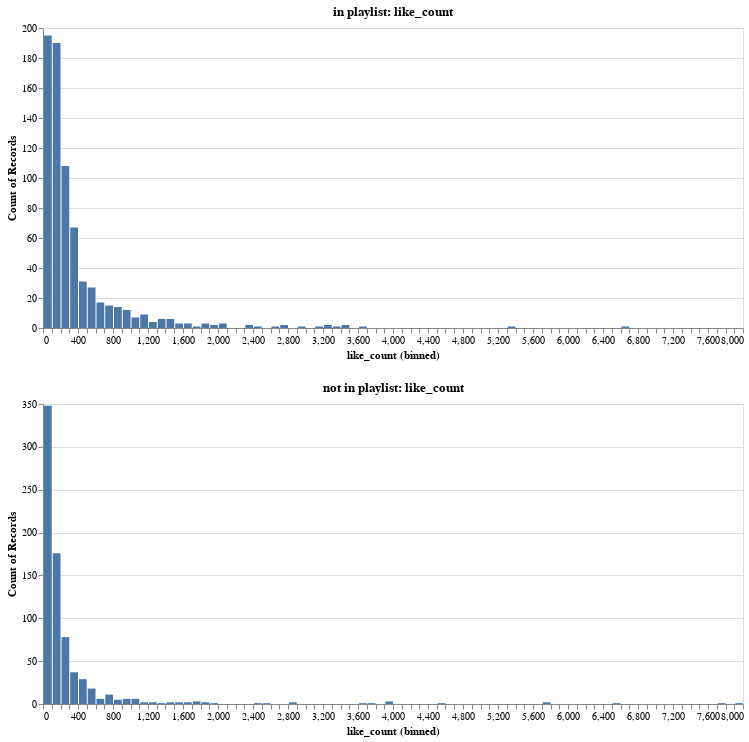

The notebook cell saved with this chart:
### Code cell
alt.vconcat(*[plot_counts_like(df_welt_hits, 'like_count', 'in playlist: like_count'), plot_counts_like(df_welt_nohits, 'like_count', 'not in playlist: like_count')])

### Figure 1 — Vega-Lite specification as saved in the notebook (floating-point values rounded to 4 significant figures; data arrays with more than 128 entries replaced by an {"elided": "..."} marker saying what was removed)
{"config": {"view": {"continuousWidth": 400, "continuousHeight": 300}}, "vconcat": [{"data": {"name": "data-b0a92937882eaabd9488fe6f8e9aecec"}, "mark": "bar", "encoding": {"x": {"bin": {"extent": [0, 8000], "step": 100}, "field": "like_count", "type": "quantitative"}, "y": {"aggregate": "count", "type": "quantitative"}}, "height": 300, "title": "in playlist: like_count", "width": 700}, {"data": {"name": "data-0e1d3d3ba70c14bc937637159e500915"}, "mark": "bar", "encoding": {"x": {"bin": {"extent": [0, 8000], "step": 100}, "field": "like_count", "type": "quantitative"}, "y": {"aggregate": "count", "type": "quantitative"}}, "height": 300, "title": "not in playlist: like_count", "width": 700}], "$schema": "https://vega.github.io/schema/vega-lite/v4.17.0.json", "datasets": {"data-b0a92937882eaabd9488fe6f8e9aecec": {"elided": "743 records"}, "data-0e1d3d3ba70c14bc937637159e500915": {"elided": "753 records"}}}
